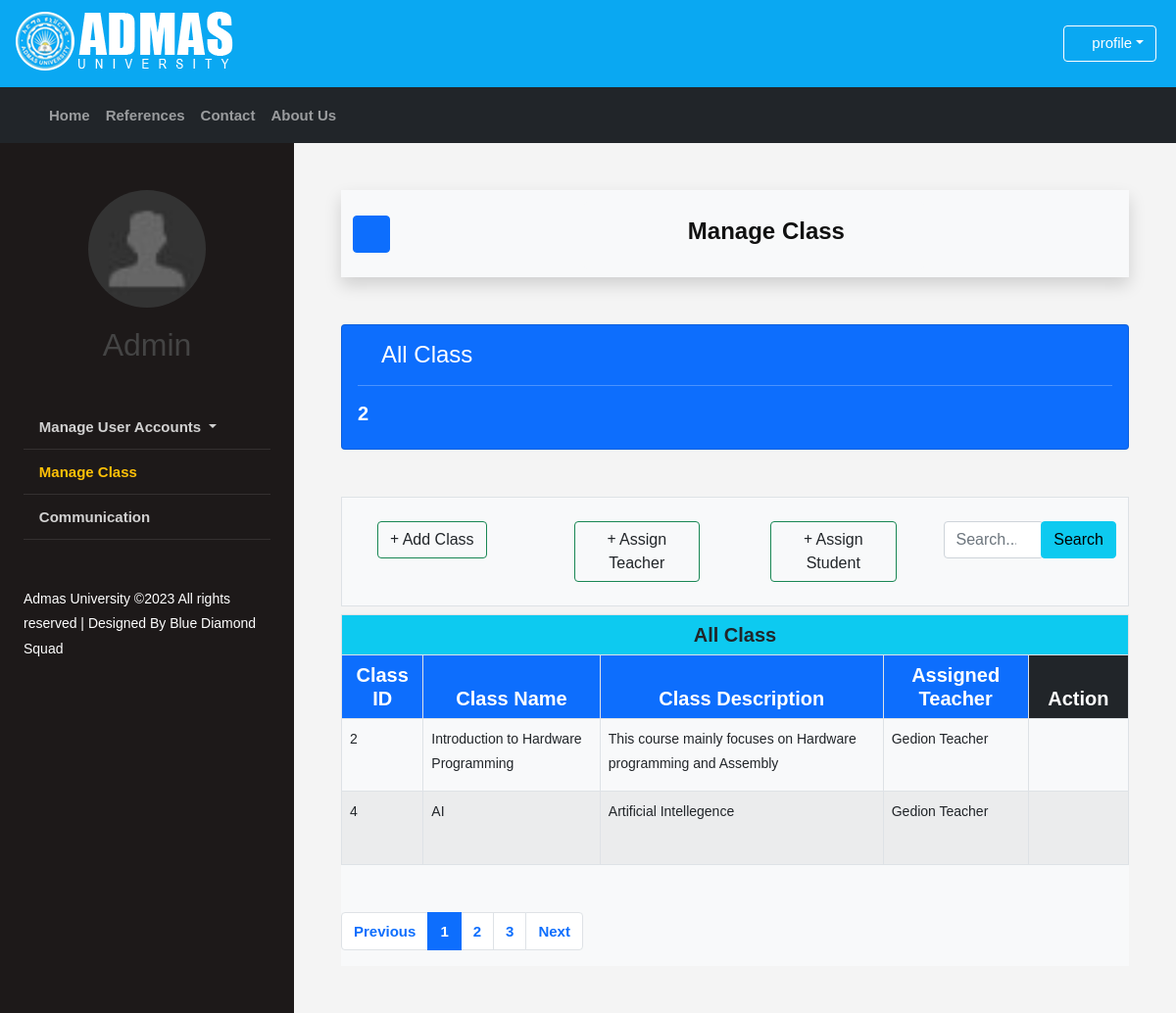
The page /_admin/a_manage_class.php (signed in) on the database its author committed.
### tables this page shows
CREATE TABLE `class` (
  `class_id` int(255) NOT NULL,
  `class_title` varchar(255) NOT NULL,
  `class_desc` varchar(255) NOT NULL,
  `teacher_id` int(255) NOT NULL,
  `material` varchar(255) NOT NULL,
  `assignment` varchar(255) NOT NULL,
  `exam` varchar(255) NOT NULL
);

CREATE TABLE `teacher` (
  `teacher_id` int(255) NOT NULL,
  `teacher_full_name` varchar(255) NOT NULL,
  `teacher_phone_no` varchar(255) NOT NULL,
  `teacher_gender` varchar(255) NOT NULL,
  `teacher_email` varchar(255) NOT NULL,
  `teacher_password` varchar(255) NOT NULL,
  `teacher_photo` varchar(255) NOT NULL
);

### _admin/a_manage_class.php (the view, shortened to what this page needs)
<?php
include "../my_funcs.php";
$q_class = "SELECT * FROM class";
$q_class_result = mysqli_query($con,$q_class);
$class_count = mysqli_num_rows($q_class_result);
?>
<!DOCTYPE html>
<html lang="en-us" dir="ltr">
    <head>
        <link rel="stylesheet" type="text/css" href="../icon/svg-with-js/css/fa-svg-with-js.css">
        <link rel="stylesheet" type="text/css" href="../css/bootstrap.min.css">
        <link rel="stylesheet" type="text/css" href="../css/style.css">
  </head>
  <body>
    <header id="top-header">
        <div class="top-tol">
            <ul>
                <div id="logo">
                    <a><img src="../images/Logoo.png" alt="admas university e-learning managment system logo" title="AU e-learning management"></a>
                </div>
                <div class="dropdown myac">
                    <a id="a1" class="btn btn-outline-info dropdown-toggle" href="#" role="button" id="dpMLink" data-bs-toggle="dropdown" aria-expanded="false"><i class="fas fa-user-circle"></i>&nbsp;<label>profile</label></a>
                </div>
            </ul>
        </div>
    </header>
    <nav class="navbar navbar-expand-md bg-dark navbar-dark" style="margin-bottom: 0px;">
        <div class="container">
            <div class="collapse navbar-collapse" id="navbarContent">
                <ul class="navbar-nav me-auto mb-2 mb-lg-0">
                    <li class="nav-item"><a href="../index.html" class="nav-link">Home</a></li>
                    <li class="nav-item"><a href="../reference.html" class="nav-link">References</a></li>
                    <li class="nav-item"><a href="../contact.html" class="nav-link">Contact</a></li>
                    <li class="nav-item"><a href="../about.html" class="nav-link">About Us</a></li>
                </ul>
            </div>
        </div>
    </nav>
	<div class="wrapper d-flex align-items-stretch">
		<nav id="sidebar">
			<div class="p-4 pt-5">
                <div class="row">
                    <div class="col">
                        <a href="update_profile.html" class="img logo rounded-circle mb-5" style="background-image: url(images/avatar.jpg);"><br><br><br><br><br>
                            <center><h2>Admin</h2></center>
                        </a>
                    </div>
                </div><br><br>
    	           <ul class="list-unstyled components mb-5">
                       <li class="dropdown">
                          <a class="dropdown-toggle" href="#" id="Dropdown" role="button" data-bs-toggle="dropdown" aria-expanded="false"><i class="fas fa-users"></i>
                            Manage User Accounts
                          </a>
                        </li>
                        <li><a href="a_manage_class.html" class="text-warning"><i class="fas fa-chalkboard"></i> Manage Class</a></li>
                        <li><a href="a_communication.html"><i class="fas fa-comments"></i> Communication</a></li>
                    </ul>
        	        <div class="footer">
        				Admas University &copy;<script>document.write(new Date().getFullYear());</script> All rights reserved | Designed By Blue Diamond Squad
        	        </div>
	           </div>
    	   </nav>
            <div id="content" class="p-4 p-md-5">
                <nav class="navbar navbar-expand-lg navbar-light bg-light shadow">
                    <div class="container">
                        <button type="button" id="sidebarCollapse" class="btn btn-primary">
                            <i class="fas fa-bars"></i>
                        </button>
                        <div class="container">
                            <div class="row align-items-center justify-content-center">
                                <div class="col-md-6 text-center">
                                    <div class="card bg-light col-md mt-1" style="border-style: none;">
                                        <div class="card-body">
                                            <h4 class="card-title"><i class="fas fa-tachometer-alt"></i> <strong>Manage Class</strong></h4>
                                        </div>
                                    </div>
                                </div>
                            </div>
                        </div>
                    </div>
                </nav>
                <section class="mt-5">
                    <div class="row g-4">
                        <div class="col-md-12">
                            <a href="a_all_class.html" class="col-md-3" style="text-decoration: none;">
                                <div class="card bg-primary text-white">
                                <div class="card-body">
                                    <h4><i class="fas fa-chalkboard"></i> All Class</h4>
                                    <hr>
                                    <h5>
                                        <b> <?php echo $class_count;?></b>
                                    </h5>
                                </div>
                                </div>
                            </a>
                        </div>
                </section>
                <section class="mt-5 border bg-light">
                    <div class="container">
                        <div class="row g-4">
                            <div class="col-md">
                                <a class="btn btn-outline-success text-dark m-4" href="a_add_class.php" role="button" style="text-decoration: none;"><i class="fas fa-plus"></i> Add Class</a>
                            </div>
                            <div class="col-md">
                                <a class="btn btn-outline-success text-dark m-4" href="a_assign_teacher.php" role="button" style="text-decoration: none;"><i class="fas fa-plus"></i> Assign Teacher</a>
                            </div>
                            <div class="col-md">
                                <a class="btn btn-outline-success text-dark m-4" href="a_assign_student.php" role="button" style="text-decoration: none;"><i class="fas fa-plus"></i> Assign Student</a>
                            </div>
                            <div class="col-md">
                                    <form class="d-flex mt-4">
                                        <input class="form-control me-2" type="search" placeholder="Search...  " aria-label="Search">
                                        <button class="btn btn-info" type="submit" style="margin-left: -11px;">Search</button>
                                    </form>
                            </div>
                        </div>
                    </div>
                </section>
                <section class="mt-2 bg-light">
                    <div class="">
                        <div class="row">
                            <div class="col-md">
                                <table class="table table-bordered table-striped table-hover">
                                    <thead>
                                        <tr class="h5">
                                            <th colspan="9" class="bg-info"><center>All Class</center></th>
                                        </tr>
                                    </thead>
                                  <thead>
                                    <tr class="h5 bg-primary text-white">
                                      <th class="text-center" scope="col">Class ID</th>
                                      <th class="text-center" scope="col">Class Name</th>
                                      <th class="text-center" scope="col">Class Description</th>
                                      <th class="text-center" scope="col">Assigned Teacher</th>
                                      <th class="text-center bg-dark" scope="col">Action</th>
                                    </tr>
                                  </thead>
                                  <tbody>
                                    <tr>
                                    <?php
                                        $q = "SELECT * FROM class";
                                        $q_result = mysqli_query($con,$q);
                                        while($row = mysqli_fetch_assoc($q_result)){
                                            $teacher_id = $row['teacher_id'];
                                            $q_teacher = "SELECT teacher_full_name FROM teacher WHERE teacher_id = '$teacher_id'";
                                            if(mysqli_num_rows(mysqli_query($con,$q_teacher)) > 0){
                                                $teacher_result = mysqli_fetch_assoc(mysqli_query($con,$q_teacher));
                                                $teacher_full_name = $teacher_result['teacher_full_name'];
                                            }else {
                                                $teacher_full_name = "-";
                                            }
                                            printf("<tr> <td>%d</td> <td>%s</td> <td>%s</td> <td>%s</td>",
                                            $row['class_id'],
                                            htmlspecialchars($row['class_title']),
                                            htmlspecialchars($row['class_desc']),
                                            htmlspecialchars($teacher_full_name)
                                            );
                                    ?>
                                    <td class="text-center h4">
                                        <a href="c_edit_api.php?id=<?php echo $row['class_id'] ?>"><i class="fas fa-pencil-alt px-3"></i></a>
                                        <a href="c_delete_api.php?id=<?php echo $row['class_id'] ?>"><i class="fas fa-trash-alt px-3 text-danger"></i></a>
                                    </td>
                                    </tr>
                                    <?php
                                       }
                                    ?>
                                  </tbody>
                                </table>
                                <div class="mt-5 pagination">
                                    <nav aria-label="Page navigation example">
                                        <ul class="pagination justify-content-end">
                                            <li class="page-item"><a class="page-link text-primary" href="#">Previous</a></li>
                                            <li class="page-item active"><a class="page-link text-white" href="#">1</a></li>
                                            <li class="page-item"><a class="page-link text-primary" href="#">2</a></li>
                                            <li class="page-item"><a class="page-link text-primary" href="#">3</a></li>
                                            <li class="page-item"><a class="page-link text-primary" href="#">Next</a></li>
                                        </ul>
                                    </nav>
                                </div>
                             </div>
                        </div>
                    </div>
                </section>
            </div>
  </body>
</html>

### css/style.css (style rules this page uses)
* { margin: 0px; padding: 0px; }
body { display: flex; flex-direction: column; font-family: "Verdana", "Arial", "Helvetica",serif, sans-serif; font-size: 14px; line-height: 1.8em; color: #111; background-color: #f4f4f4; }
h1, h2 { color: #444; line-height: 2.0em; margin: 15x 0px 10px 0px; }
a:any-link { text-decoration: none; color: blueviolet; }
#top-header { line-height: 70px; background-color: #0aa8f2; }
#top-header #logo img { margin-top: 10px; margin-right: 10px; margin-left: -20px; }
#top-header ul { list-style: none; }
#top-header .myac { float: right; margin-top: -65px; margin-right: 20px; }
#top-header .myac #a1 { text-decoration: none; color: white; border: 1px solid white; font-size: 15px;" }
nav ul li a { font-size: 15px; font-weight: bold; }
#sidebar { min-width: 300px; max-width: 300px; background: #1d1919; color: #fff; -webkit-transition: all 0.3s; -o-transition: all 0.3s; transition: all 0.3s; }
#sidebar .logo { display: block; width: 120px; height: 120px; margin: 0 auto; }
#sidebar ul.components { padding: 0; }
#sidebar ul li { font-size: 16px; }
#sidebar ul li a { padding: 10px 0; display: block; color: rgba(255, 255, 255, 0.8); border-bottom: 1px solid rgba(255, 255, 255, 0.1); }
img { vertical-align: middle; border-style: none; }
img { page-break-inside: avoid; }
.img { background-size: cover; background-repeat: no-repeat; background-position: center center; }
#content { width: 100%; padding: 0; min-height: 100vh; -webkit-transition: all 0.3s; -o-transition: all 0.3s; transition: all 0.3s; }

### rows shown on the page
class: class_id "2", class_title "Introduction to Hardware Programming", class_desc "This course mainly focuses on Hardware programming and Assembly", teacher.teacher_full_name "Gedion Teacher"
class: class_id "4", class_title "AI", class_desc "Artificial Intellegence", teacher.teacher_full_name "Gedion Teacher"

### other values the page prints
$class_count "2"
